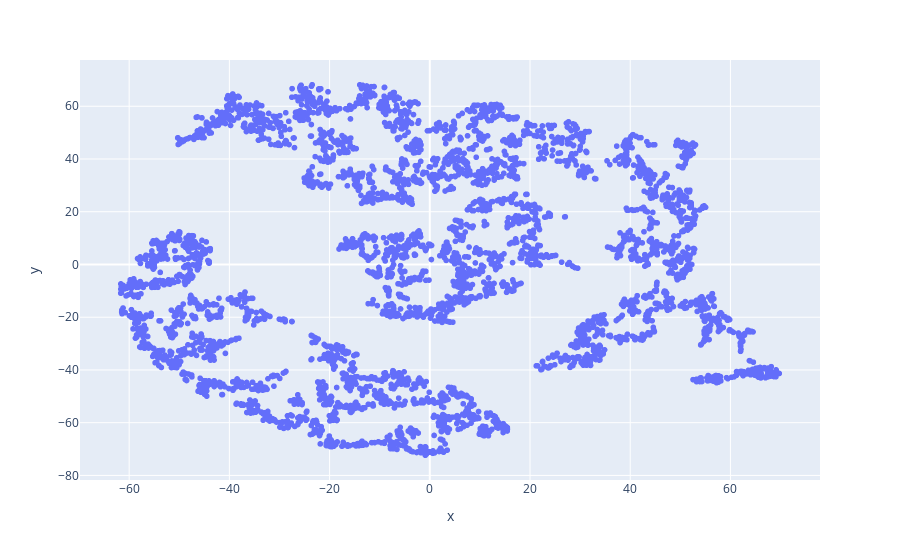

The code cell stored with this chart in its notebook:
### Code cell
px.scatter(x=maped_features[:, 0], y=maped_features[:, 1])

### Figure 1 — Plotly figure (JSON) as saved in the notebook; plotly's stock layout.template omitted (floating-point values rounded to 4 significant figures; data arrays with more than 128 entries replaced by an {"elided": "..."} marker saying what was removed)
{"data": [{"hovertemplate": "x=%{x}<br>y=%{y}<extra></extra>", "legendgroup": "", "marker": {"color": "#636efa", "symbol": "circle"}, "mode": "markers", "name": "", "showlegend": false, "type": "scattergl", "x": {"elided": "4314 float values"}, "xaxis": "x", "y": {"elided": "4314 float values"}, "yaxis": "y"}], "layout": {"legend": {"tracegroupgap": 0}, "margin": {"t": 60}, "xaxis": {"anchor": "y", "domain": [0, 1], "title": {"text": "x"}}, "yaxis": {"anchor": "x", "domain": [0, 1], "title": {"text": "y"}}}}
